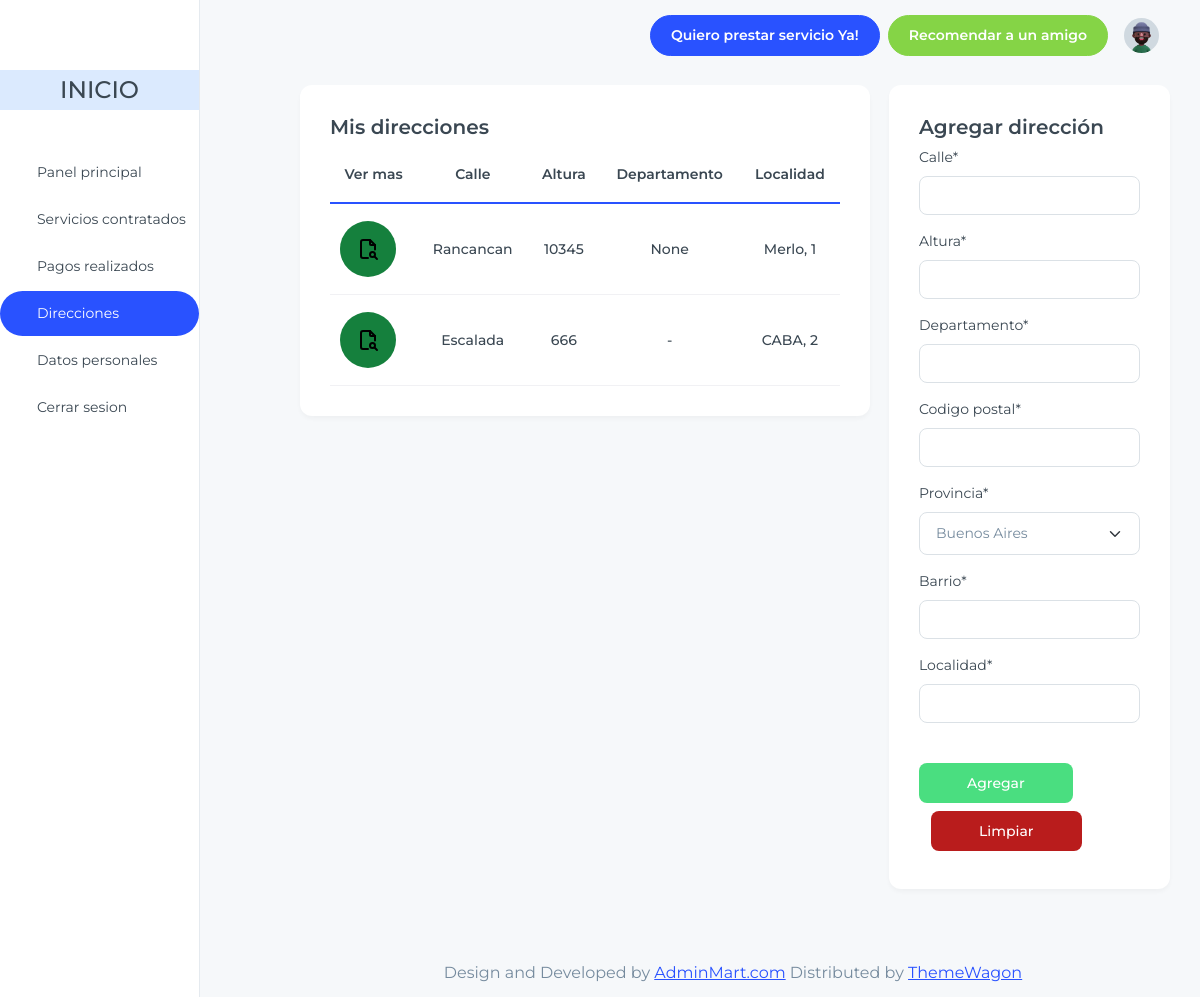
Page /home/consumidor/direcciones/ (signed in) on the committed database.
### apps/ubicacion/models.py (models this page shows, shortened)
class Direccion(models.Model):
    calle = models.TextField(max_length=200)
    altura = models.TextField(max_length=200)
    departamento = models.CharField(max_length=100, null=True, blank=True)
    codigo_postal = models.CharField(max_length=100)
    barrio = models.CharField(max_length=200, blank=True, null=True, default=None)
    localidad = models.ForeignKey(Localidad, on_delete=models.CASCADE, default=None)
    usuario = models.ForeignKey("usuario.Usuario", on_delete=models.CASCADE, default=None)

class Localidad(models.Model):
    nombre = models.CharField(max_length=100)
    provincia = models.ForeignKey(Provincia, on_delete=models.CASCADE)
    def __str__(self):
        return f'{self.nombre}, {self.provincia.nombre}'

class Provincia(models.Model):
    PROVINCIAS = [
        (1, 'Buenos Aires'),
        (2, 'Ciudad Autónoma de Buenos Aires'),
        (3, 'Catamarca'),
        (4, 'Chaco'),
        (5, 'Chubut'),
        (6, 'Córdoba'),
        (7, 'Corrientes'),
        (8, 'Entre Ríos'),
        (9, 'Formosa'),
        (10, 'Jujuy'),
        (11, 'La Pampa'),
        (12, 'La Rioja'),
        (13, 'Mendoza'),
        (14, 'Misiones'),
        (15, 'Neuquén'),
        (16, 'Río Negro'),
        (17, 'Salta'),
        (18, 'San Juan'),
        (19, 'San Luis'),
        (20, 'Santa Cruz'),
        (21, 'Santa Fe'),
        (22, 'Santiago del Estero'),
        (23, 'Tierra del Fuego, Antártida e Islas del Atlántico Sur'),
        (24, 'Tucumán'),
    ]
    nombre = models.IntegerField(choices=PROVINCIAS)

### apps/consumidor/views.py (the view, shortened to what this page needs)
# urls.py: path('consumidor/direcciones/', ConsumidorDireccionListView.as_view(), name='dire_consumidor'),
class ConsumidorDireccionListView(generic.ListView, generic.edit.FormMixin):
    model = Direccion
    template_name = "consumidor_direcciones.html"
    context_object_name = "direcciones"
    form_class = DireccionForm  # El formulario que usarás para agregar direcciones
    def get_queryset(self):
        usuario_actual = self.request.user
        return Direccion.objects.filter(usuario=usuario_actual)
    def get_context_data(self, **kwargs):
        context = super().get_context_data(**kwargs)
        context['form'] = self.get_form()  # Incluye el formulario en el contexto
        return context

### apps/ubicacion/form.py (shortened to what this page needs)
class DireccionForm(forms.Form):
    calle = forms.CharField(max_length=150, required=True)
    altura = forms.IntegerField()
    departamento = forms.CharField(max_length=150, required=True)
    codigo_postal = forms.CharField(max_length=150)
    provincia = forms.ChoiceField(choices=Provincia.PROVINCIAS, required=True)
    barrio = forms.CharField(max_length=150)
    localidad = forms.CharField(max_length=150, required=True)

### apps/consumidor/templates/consumidor_direcciones.html (shortened to what this page needs)
{% extends 'index_consumidor.html' %}
{% load static %}
{% load crispy_forms_tags %}
{% block content %}
<div class="container-fluid">
  <div class='row'>
    <div class="col-lg-8">
      <div class="card ">
        <div class="card-body ">
          <h5 class="card-title fs-6 font-semibold">Mis direcciones</h5>
            <div class="table-responsive">
            <table class="table text-nowrap align-middle mb-0">
              <thead>
                <tr class="border-2 border-bottom border-primary border-0">
                  <th scope="col" class="text-center">Ver mas</th>
                  <th scope="col" class="text-center">Calle</th>
                  <th scope="col" class="text-center">Altura</th>
                  <th scope="col" class="text-center">Departamento</th>
                  <th scope="col" class="text-center">Localidad</th>
                </tr>
              </thead>
                <tbody class="table-group-divider">
                  {% for direccion in direcciones %}
                    <tr>
                      <td class="text-center fw-medium">
                        <button type="button" class="flex justify-center items-center text-white bg-green-700 hover:bg-green-800 focus:outline-none focus:ring-4 focus:ring-green-300 font-medium rounded-full px-3 py-3 dark:bg-green-600 dark:hover:bg-green-700 dark:focus:ring-green-800">
                          <img src="{% static 'images/dash/logos/file-search.svg' %}" alt="Ícono" class="w-6 h-6">
                        </button>
                      </td>
                      <td class="text-center fw-medium">{{ direccion.calle }}</td>
                      <td class="text-center fw-medium">{{ direccion.altura }}</td>
                      <td class="text-center fw-medium">{{ direccion.departamento }}</td>
                      <td class="text-center fw-medium">{{ direccion.localidad }}</td>
                    </tr>
                  {% endfor %}
                </tbody>
            </table>
          </div>
        </div>
      </div>
    </div>
    <div class="col-lg-4 pl-1">
        <div class="card">
            <div class="card-body">
              <h5 class="card-title fs-6 font-semibold">Agregar dirección</h5>
              <form method="post">
              {{form|crispy}}
              <button type='submit' class="mt-4 text-white bg-green-400 hover:bg-blue-800 focus:ring-4 focus:ring-blue-300 font-medium rounded-lg text-sm px-5 py-2.5 me-2 mb-2 dark:bg-blue-600 dark:hover:bg-blue-700 focus:outline-none dark:focus:ring-blue-800">Agregar</button>
              <button type="reset" class="focus:outline-none text-white bg-red-700 hover:bg-red-800 focus:ring-4 focus:ring-red-300 font-medium rounded-lg text-sm px-5 py-2.5 me-2 mb-2 ml-3 dark:bg-red-600 dark:hover:bg-red-700 dark:focus:ring-red-900">Limpiar</button>
              </form>
            </div>
        </div>
    </div>
  </div>
</div>
{% endblock %}

### rows in the picture
Direccion: calle "Rancancan", altura "10345", departamento "None", localidad "Merlo, 1"
Direccion: calle "Escalada", altura "666", departamento "-", localidad "CABA, 2"
